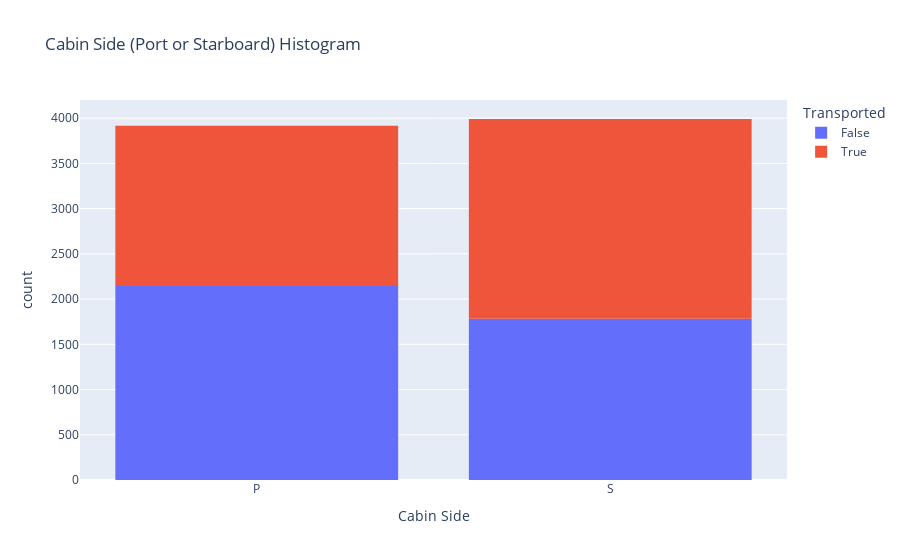

Notebook code cell kept with this figure:
### Code cell
#let's take a closer look at cabin side and transported stats 

fig = px.histogram(train_data, x='Cabin Side', title = "Cabin Side (Port or Starboard) Histogram", color= train_data['Transported'])
fig.show()

### Figure 1 — Plotly figure (JSON) as saved in the notebook; plotly's stock layout.template omitted (floating-point values rounded to 4 significant figures; data arrays with more than 128 entries replaced by an {"elided": "..."} marker saying what was removed)
{"data": [{"alignmentgroup": "True", "bingroup": "x", "hovertemplate": "Transported=False<br>Cabin Side=%{x}<br>count=%{y}<extra></extra>", "legendgroup": "False", "marker": {"color": "#636efa", "pattern": {"shape": ""}}, "name": "False", "offsetgroup": "False", "orientation": "v", "showlegend": true, "type": "histogram", "x": {"elided": "3928 str values"}, "xaxis": "x", "yaxis": "y"}, {"alignmentgroup": "True", "bingroup": "x", "hovertemplate": "Transported=True<br>Cabin Side=%{x}<br>count=%{y}<extra></extra>", "legendgroup": "True", "marker": {"color": "#EF553B", "pattern": {"shape": ""}}, "name": "True", "offsetgroup": "True", "orientation": "v", "showlegend": true, "type": "histogram", "x": {"elided": "3979 str values"}, "xaxis": "x", "yaxis": "y"}], "layout": {"barmode": "relative", "legend": {"title": {"text": "Transported"}, "tracegroupgap": 0}, "title": {"text": "Cabin Side (Port or Starboard) Histogram"}, "xaxis": {"anchor": "y", "domain": [0, 1], "title": {"text": "Cabin Side"}}, "yaxis": {"anchor": "x", "domain": [0, 1], "title": {"text": "count"}}}}
